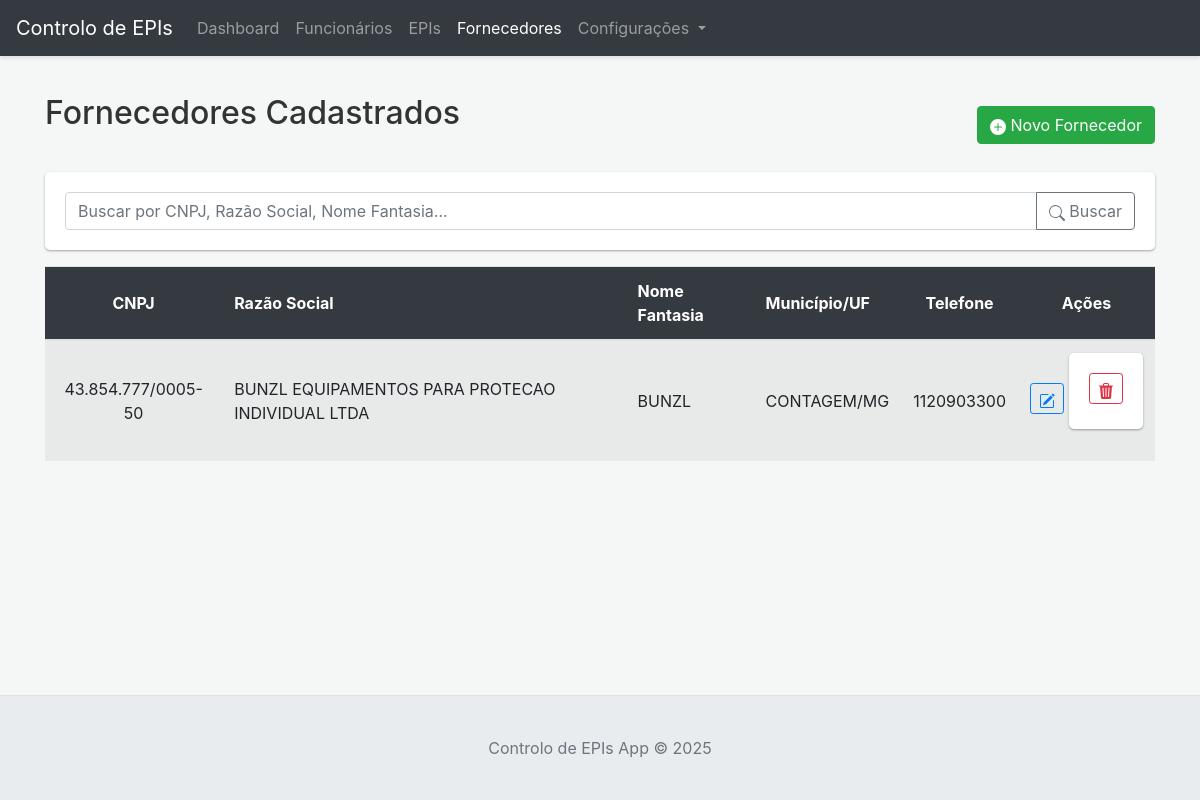
/fornecedores, run on an earlier commit of the app's database.
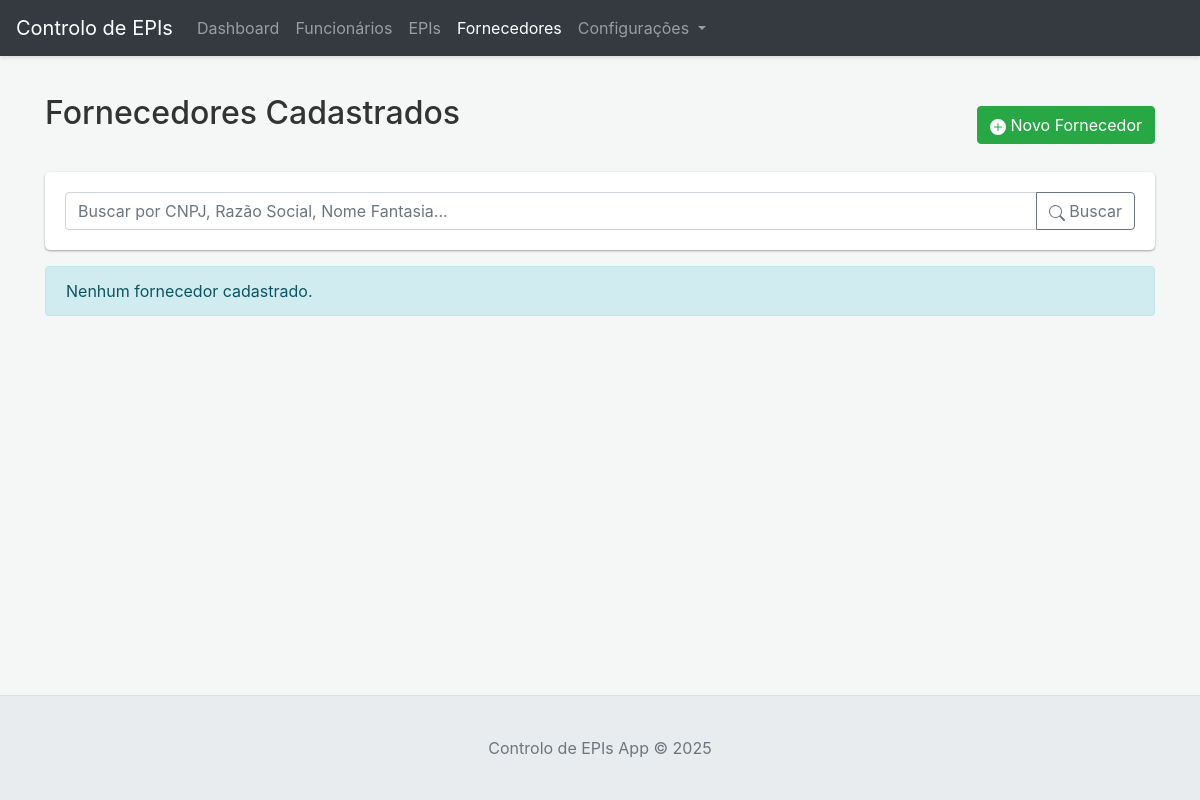
And on a later commit of the database.
### tables this page shows
CREATE TABLE fornecedores (
                id INTEGER PRIMARY KEY AUTOINCREMENT,
                cnpj TEXT UNIQUE NOT NULL,
                razao_social TEXT,
                nome_fantasia TEXT,
                logradouro TEXT,
                numero TEXT,
                complemento TEXT,
                bairro TEXT,
                cep TEXT,
                municipio TEXT,
                uf TEXT,
                telefone TEXT,
                email TEXT,
                observacoes TEXT
            );

### app.py (the view)
@app.route('/fornecedores')
def listar_fornecedores():
    search = request.args.get('search', '')
    fornecedores = db.search_fornecedores(search) if search else db.get_all_fornecedores()
    return render_template('fornecedores.html', fornecedores_lista=fornecedores or [], search_query=search)

### app.py (called while the page is built)
@app.context_processor
def inject_now():
    return {'now': datetime.datetime.now(datetime.timezone.utc)}

def format_cnpj_for_display(cnpj_str):
    if not cnpj_str: return ""
    cnpj_limpo = re.sub(r'\D', '', str(cnpj_str))
    if len(cnpj_limpo) == 14: return f"{cnpj_limpo[:2]}.{cnpj_limpo[2:5]}.{cnpj_limpo[5:8]}/{cnpj_limpo[8:12]}-{cnpj_limpo[12:]}"
    return cnpj_str

### database.py (called while the page is built)
    def _get_conn(self):
        conn = sqlite3.connect(self.db_path)
        conn.row_factory = sqlite3.Row
        conn.execute("PRAGMA foreign_keys = ON;")
        return conn

    def get_all_fornecedores(self):
        return self.execute_query("SELECT * FROM fornecedores ORDER BY razao_social", fetch_all=True)

### templates/fornecedores.html (shortened to what this page needs)
{% extends "base.html" %}
{% block content %}
<div class="d-flex justify-content-between align-items-center mb-3">
    <h2>Fornecedores Cadastrados</h2>
    <button type="button" class="btn btn-success" data-toggle="modal" data-target="#modalFornecedor" id="btnNovoFornecedor">
        <svg xmlns="http://www.w3.org/2000/svg" width="16" height="16" fill="currentColor" class="bi bi-plus-circle-fill" viewBox="0 0 16 16">
            <path d="M16 8A8 8 0 1 1 0 8a8 8 0 0 1 16 0zM8.5 4.5a.5.5 0 0 0-1 0v3h-3a.5.5 0 0 0 0 1h3v3a.5.5 0 0 0 1 0v-3h3a.5.5 0 0 0 0-1h-3v-3z"/>
        </svg>
        Novo Fornecedor
    </button>
</div>
<form method="GET" action="{{ url_for('listar_fornecedores') }}" class="mb-3 form-inline">
    <div class="input-group flex-grow-1">
        <input type="text" class="form-control" name="search" placeholder="Buscar por CNPJ, Razão Social, Nome Fantasia..." value="{{ search_query or '' }}">
        <div class="input-group-append">
            <button class="btn btn-outline-secondary" type="submit">
                Buscar
            </button>
        </div>
    </div>
</form>
{% if fornecedores_lista %}
<div class="table-responsive">
    <table class="table table-striped table-hover" id="tabelaFornecedores">
        <thead>
            <tr>
                <th>CNPJ</th>
                <th class="text-left-override">Razão Social</th>
                <th class="text-left-override">Nome Fantasia</th>
                <th class="text-left-override">Município/UF</th>
                <th>Telefone</th>
                <th>Ações</th>
            </tr>
        </thead>
        <tbody>
            {% for forn in fornecedores_lista %}
            <tr>
                <td>{{ forn.cnpj | format_cnpj }}</td>
                <td class="text-left-override">{{ forn.razao_social }}</td>
                <td class="text-left-override">{{ forn.nome_fantasia or 'N/A' }}</td>
                <td class="text-left-override">{{ forn.municipio or 'N/A' }}{% if forn.uf %}/{{ forn.uf }}{% endif %}</td>
                <td>{{ forn.telefone or 'N/A' }}</td>
                <td>
                    <div class="action-buttons">
                        <button type="button" class="btn btn-sm btn-outline-primary btn-editar-fornecedor" title="Editar"
                                data-toggle="modal" data-target="#modalFornecedor" data-id="{{ forn.id }}">
                        </button>
                        <form action="{{ url_for('excluir_fornecedor', fornecedor_id=forn.id) }}" method="POST" style="display:inline;" onsubmit="return confirm('Tem certeza que deseja excluir este fornecedor?');">
                            <button type="submit" class="btn btn-sm btn-outline-danger" title="Excluir">
                            </button>
                        </form>
                    </div>
                </td>
            </tr>
            {% endfor %}
        </tbody>
    </table>
</div>
{% else %}
    <div class="alert alert-info mt-3" role="alert">
    {% if search_query %}
        Nenhum fornecedor encontrado para a busca: "{{ search_query }}".
    {% else %}
        Nenhum fornecedor cadastrado.
    {% endif %}
    </div>
{% endif %}
{% endblock %}

What changed in the data, as far as the page shows it:
removed fornecedores: cnpj "43.854.777/0005-50", razao_social "BUNZL EQUIPAMENTOS PARA PROTECAO INDIVIDUAL LTDA", nome_fantasia "BUNZL", municipio "CONTAGEM", uf "MG", telefone "1120903300"
Also different on the page:
text no longer shown: "CNPJ Razão Social Nome Fantasia Município/UF Telefone Ações"
text now shown: "Nenhum fornecedor cadastrado."
